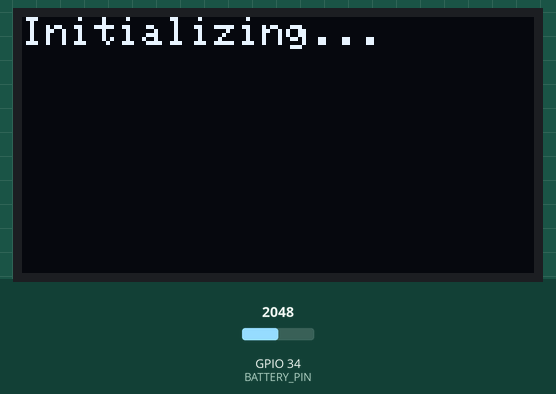
Simulated run of this sketch. Board: ESP32. Parts: 128×64 one-colour display. The test bench sets the inputs (shaded band); at power-on: GPIO 34 (BATTERY_PIN) = 2048. WiFi joins after 1.5 s; servers stay silent unless stated; uploads are accepted with an empty reply; what the sketch prints to the serial monitor is not drawn.

Above: at 0.06 s.
At 0.7 s:
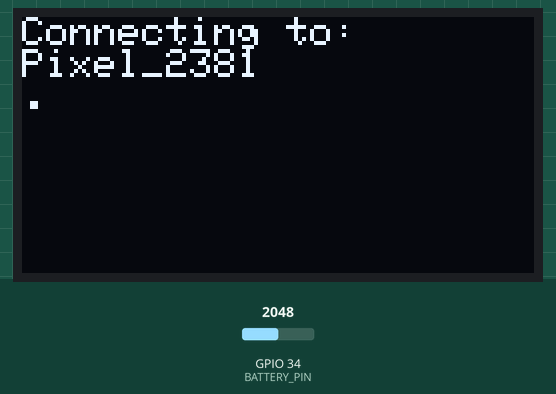
At 1.7 s:
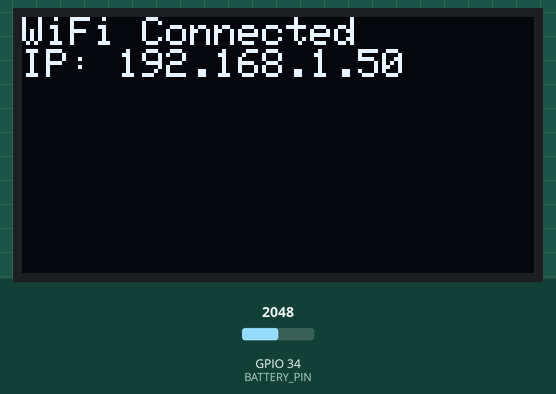
At 5.2 s:
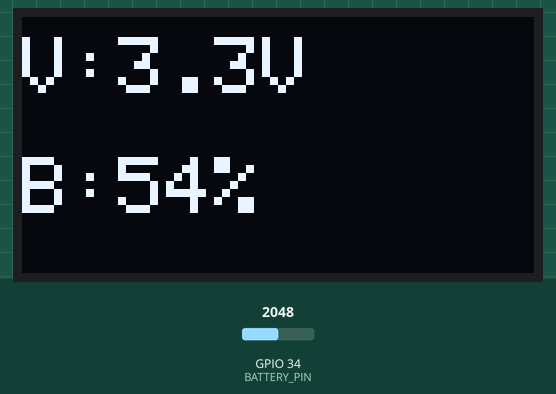

The sketch:

navya.ino
```cpp
#include <WiFi.h>
#include <HTTPClient.h>
#include <Wire.h>
#include <Adafruit_GFX.h>
#include <Adafruit_SSD1306.h>

// Hardware Configuration
#define BATTERY_PIN 34
#define SCREEN_WIDTH 128
#define SCREEN_HEIGHT 64
Adafruit_SSD1306 display(SCREEN_WIDTH, SCREEN_HEIGHT, &Wire, -1);

// Network Configuration
const char* ssid = "Pixel_2381";
const char* password = "maheshn5";
const char* serverIP = "10.65.92.152";
const int serverPort = 5000;

// Global Variables
unsigned long lastReconnectAttempt = 0;
const unsigned long reconnectInterval = 10000;
WiFiClient client;

void setup() {
  Serial.begin(115200);
  while (!Serial); // Wait for serial connection

  // Initialize OLED
  if (!display.begin(SSD1306_SWITCHCAPVCC, 0x3C)) {
    Serial.println("[OLED] Initialization failed!");
    while (1); // Halt if display fails
  }

  display.clearDisplay();
  display.setTextSize(1);
  display.setTextColor(WHITE);
  display.setCursor(0, 0);
  display.println("Initializing...");
  display.display();

  // Configure ADC
  analogSetPinAttenuation(BATTERY_PIN, ADC_11db);

  connectToWiFi();
}

void connectToWiFi() {
  Serial.print("[WiFi] Connecting to ");
  Serial.println(ssid);

  display.clearDisplay();
  display.setCursor(0, 0);
  display.println("Connecting to:");
  display.println(ssid);
  display.display();

  WiFi.begin(ssid, password);
  unsigned long startAttemptTime = millis();

  while (WiFi.status() != WL_CONNECTED && millis() - startAttemptTime < 30000) {
    delay(500);
    Serial.print(".");
    display.print(".");
    display.display();
  }

  if (WiFi.status() == WL_CONNECTED) {
    Serial.println("\n[WiFi] Connected!");
    Serial.print("IP Address: ");
    Serial.println(WiFi.localIP());

    display.clearDisplay();
    display.setCursor(0, 0);
    display.println("WiFi Connected");
    display.print("IP: ");
    display.println(WiFi.localIP());
    display.display();
  } else {
    Serial.println("\n[WiFi] Connection Failed.");
    display.println("\nFailed!");
    display.display();
    ESP.restart();
  }
}

void sendData(float voltage, int percentage, bool charging) {
  if (WiFi.status() != WL_CONNECTED) {
    Serial.println("[WiFi] Not connected, attempting reconnect");
    connectToWiFi();
    return;
  }

  HTTPClient http;

  String payload = "{\"voltage\":" + String(voltage, 2) +
                 ",\"percentage\":" + String(percentage) +
                 ",\"charging\":" + String(charging ? "true" : "false") + "}";

  String url = "http://" + String(serverIP) + ":" + String(serverPort) + "/data";
  Serial.print("[HTTP] Attempting to connect to: ");
  Serial.println(url);

  http.begin(client, url);
  http.addHeader("Content-Type", "application/json");
  http.setTimeout(5000);

  int httpCode = http.POST(payload);

  if (httpCode > 0) {
    Serial.printf("[HTTP] Response code: %d\n", httpCode);
    if (httpCode == HTTP_CODE_OK) {
      String response = http.getString();
      Serial.println("[HTTP] Response: " + response);
    }
  } else {
    Serial.print("[HTTP] Failed, error: ");
    Serial.println(http.errorToString(httpCode));
  }

  http.end();
}

void loop() {  // <-- This is the critical function that was missing
  static unsigned long lastUpdate = 0;
  const unsigned long updateInterval = 5000;

  if (millis() - lastUpdate >= updateInterval) {
    lastUpdate = millis();

    int raw = 0;
    for (int i = 0; i < 10; i++) {
      raw += analogRead(BATTERY_PIN);
      delay(10);
    }
    raw /= 10;

    float voltage = raw * (3.3 / 4095.0) * 2.0;
    int percentage = map(raw, 1500, 2500, 0, 100);
    percentage = constrain(percentage, 0, 100);
    bool charging = (voltage > 3.7);

    display.clearDisplay();
    display.setTextSize(2);
    display.setCursor(0, 5);
    display.print("V:");
    display.print(voltage, 1);
    display.println("V");
    display.setCursor(0, 35);
    display.print("B:");
    display.print(percentage);
    display.println("%");
    if (charging) {
      display.print("CHG");
    }
    display.display();

    Serial.println("---------------------");
    Serial.print("Voltage: ");
    Serial.print(voltage, 2);
    Serial.println(" V");
    Serial.print("Battery: ");
    Serial.print(percentage);
    Serial.println(" %");
    Serial.print("Charging: ");
    Serial.println(charging ? "Yes" : "No");
    Serial.println("---------------------");

    sendData(voltage, percentage, charging);
  }
}
```

Measured:
- what the display in image 2 shows lasts 3.4 s, from 1.7 s to 5.1 s
